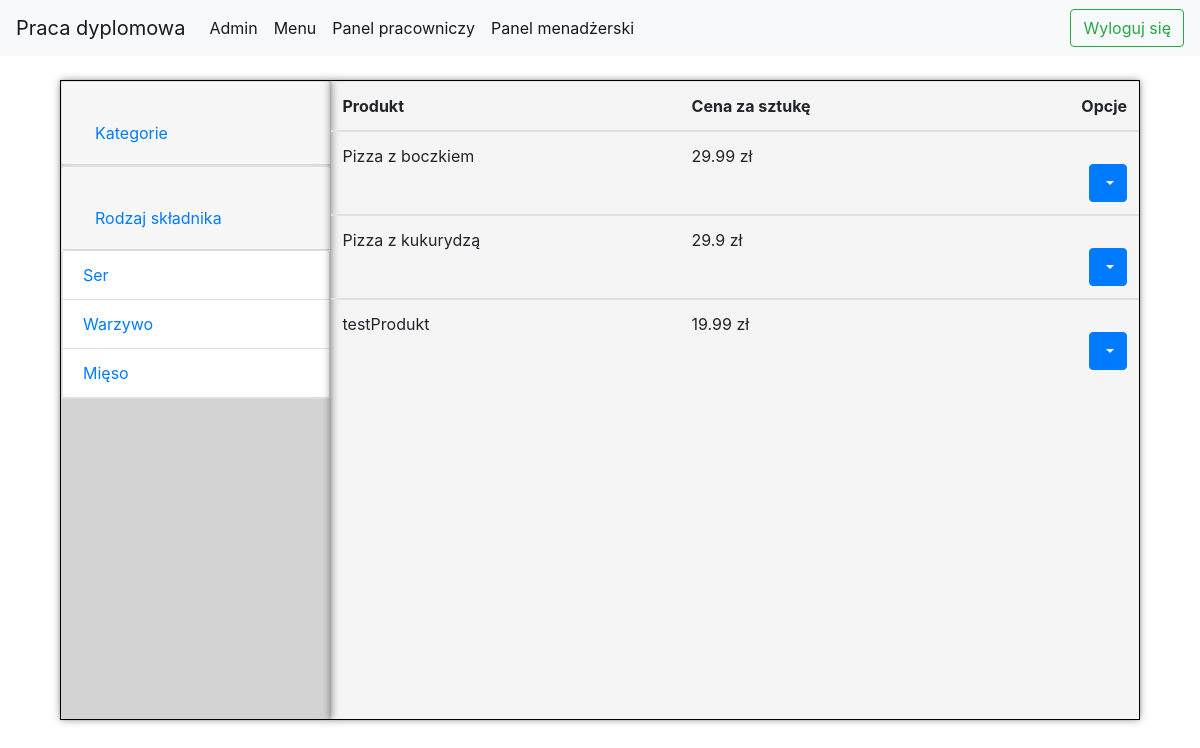
Page /products_group/S/ (signed in) on the committed database.
### restaurantApp/models.py (models this page shows, shortened)
class Product(models.Model):
    name = models.CharField(max_length=100)
    price = models.FloatField()
    PRODUCT_TYPES = (
        ('N', 'Napój'),
        ('P', 'Posiłek'),
        ('D', 'Dodatek')
    )
    product_type = models.CharField(max_length=3, choices=PRODUCT_TYPES, default='P')
    def get_ingredients(self):
        ingredients = []
        products_ingredients = ProductIngredient.objects.filter(product_id=self.id)
        for product_ingredient in products_ingredients:
            ingredients.append((product_ingredient.ingredient))
        return ingredients
    def is_ingredient_type_in_product(self, ingredient_type):
        ingredients = self.get_ingredients()
        for ingredient in ingredients:
            if ingredient.ingredient_type == ingredient_type:
                return True
        return False

### restaurantApp/views.py (the view)
# urls.py: path('products_group/<str:type>/', views.get_products, name="get_products"),
@login_required
def get_products(request, type="meals"):
    if type == "meals":
        meals = Product.objects.filter(product_type='P')
        return render(request, "restaurantApp/manage_products.html",
                      {"data": meals, "type": type})
    elif type == "beverages":
        beverages = Product.objects.filter(product_type='N')
        return render(request, "restaurantApp/manage_products.html",
                      {"data": beverages, "type": type})
    else:
        products = Product.objects.all()
        products_with_ingredient_type = []
        ingredient_type = type
        for product in products:
            if product.is_ingredient_type_in_product(ingredient_type):
                products_with_ingredient_type.append(product)
        return render(request, "restaurantApp/manage_products.html",
                      {"data": products_with_ingredient_type, "type": type})

### templates/restaurantApp/manage_products.html (shortened to what this page needs)
<!DOCTYPE html>
{% extends "restaurantApp/base.html" %}
{% load static %}
{% block css_block %}
    <link rel="stylesheet" href="{% static 'css/products_group.css' %}">
{% endblock %}
{% block body_block %}
    <div class="main-window">
        <div class="option-windows">
            <div id="accordion">
                <div class="card">
                    <div class="card-header" id="headingOne">
                        <h5 class="mb-0">
                            <button class="btn btn-link" data-toggle="collapse" data-target="#collapseOne"
                                    aria-expanded="true" aria-controls="collapseOne">
                                Kategorie
                            </button>
                        </h5>
                    </div>
                    </div>
                    <div class="card">
                        <div class="card-header" id="headingTwo">
                            <h5 class="mb-0">
                                <button class="btn btn-link collapsed" data-toggle="collapse" data-target="#collapseTwo"
                                        aria-expanded="false" aria-controls="collapseTwo">
                                    Rodzaj składnika
                                </button>
                            </h5>
                        </div>
                        {% if type == "meals" or type == "beverages" %}
                            <div id="collapseTwo" class="collapse" aria-labelledby="headingTwo"
                                 data-parent="#accordion">
                        {% else %}
                            <div id="collapseTwo" class="collapse show" aria-labelledby="headingTwo"
                                 data-parent="#accordion">
                        {% endif %}
                        <div class="card-body">
                            <ul class="list-group">
                                <li class="list-group-item"><a
                                        href="{% url "restaurantApp:get_products" "S" %}">Ser</a>
                                </li>
                                <li class="list-group-item"><a
                                        href="{% url "restaurantApp:get_products" "W" %}">Warzywo</a>
                                </li>
                                <li class="list-group-item"><a
                                        href="{% url "restaurantApp:get_products" "M" %}">Mięso</a>
                                </li>
                            </ul>
                        </div>
                        </div>
                        </div>
                    </div>
                </div>
                <div class="view-window">
                    <table class="table">
                        <thead>
                        <tr>
                            <th scope="col">Produkt</th>
                            <th scope="col">Cena za sztukę</th>
                            <th class="right-align" scope="col">Opcje</th>
                        </tr>
                        </thead>
                        <tbody>
                        {% for product in data %}
                            <tr>
                                <td>{{ product.name }}</td>
                                <td>{{ product.price }} zł</td>
                                <td class="right-align">
                                    <div class="btn-group">
                                        <button type="button" class="btn btn-primary dropdown-toggle"
                                                data-toggle="dropdown"
                                                aria-haspopup="true" aria-expanded="false">
                                        </button>
                                    </div>
                                </td>
                            </tr>
                            </tbody>
                        {% endfor %}
                    </table>
                </div>
            </div>
        </div>
{% endblock %}

### static/css/base.css (style rules this page uses)
html { overflow: hidden; }
body { margin: 0; box-sizing: border-box; }
html, body { height: 100%; width: 100%; background: url("/static/img/b3.JPG") no-repeat 0 0 scroll; height: 100%; width: 100%; background-position: 0px -40px; background-repeat: no-repeat; background-size: cover; }

### static/css/products_group.css (style rules this page uses)
.main-window { border: 1px solid black; position: absolute; right: 5%; height: 80%; left: 5%; top: 10%; box-shadow: 0 0 3px rgba(0, 0, 0, 0.1); }
.option-windows { overflow: scroll; position: absolute; width: 25%; height: 100%; box-shadow: 0 0 8px rgba(0, 0, 0, 0.5); background: lightgray; }
.view-window { box-shadow: 0 0 8px rgba(0, 0, 0, 0.5); overflow: scroll; position: absolute; right: 0px; width: 75%; height: 100%; }
.card-body { padding: 0px 0px 0px 0px; }
.table { width: 100%; }
.right-align { text-align: right; }
.main-window { background-color: whitesmoke; }
.option-windows-panel input, button { margin-top: 20px; }

### rows in the picture
Product: name "Pizza z boczkiem", price "29.99"
Product: name "Pizza z kukurydzą", price "29.9"
Product: name "testProdukt", price "19.99"
